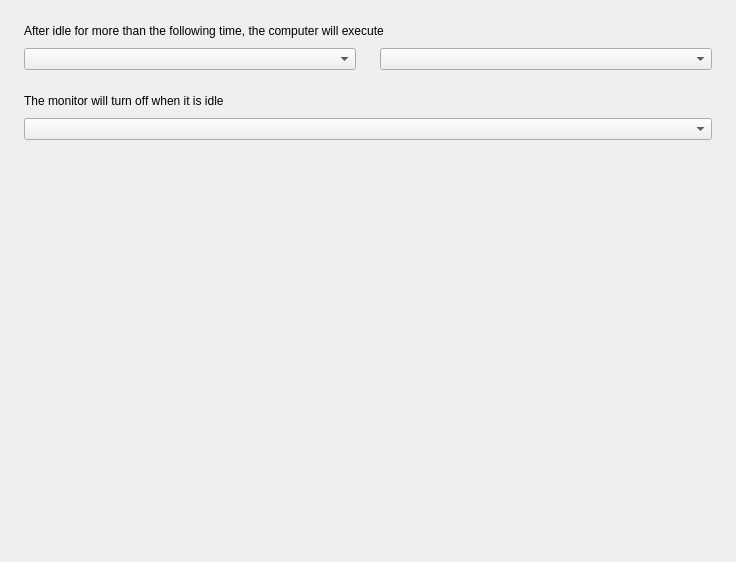
<?xml version="1.0" encoding="UTF-8"?>
<ui version="4.0">
 <class>PowerSettingsPage</class>
 <widget class="QWidget" name="PowerSettingsPage">
  <property name="geometry">
   <rect>
    <x>0</x>
    <y>0</y>
    <width>736</width>
    <height>562</height>
   </rect>
  </property>
  <property name="windowTitle">
   <string>PowerSettingsPage</string>
  </property>
  <layout class="QVBoxLayout" name="verticalLayout">
   <property name="spacing">
    <number>0</number>
   </property>
   <property name="leftMargin">
    <number>24</number>
   </property>
   <property name="topMargin">
    <number>0</number>
   </property>
   <property name="rightMargin">
    <number>24</number>
   </property>
   <property name="bottomMargin">
    <number>0</number>
   </property>
   <item>
    <layout class="QHBoxLayout" name="horizontalLayout">
     <property name="spacing">
      <number>0</number>
     </property>
     <property name="topMargin">
      <number>24</number>
     </property>
     <item>
      <widget class="QLabel" name="label">
       <property name="text">
        <string>After idle for more than the following time, the computer will execute</string>
       </property>
      </widget>
     </item>
    </layout>
   </item>
   <item>
    <layout class="QHBoxLayout" name="horizontalLayout_2">
     <property name="spacing">
      <number>24</number>
     </property>
     <property name="topMargin">
      <number>10</number>
     </property>
     <item>
      <widget class="QComboBox" name="combo_idleTime"/>
     </item>
     <item>
      <widget class="QComboBox" name="combo_idleAction"/>
     </item>
    </layout>
   </item>
   <item>
    <layout class="QHBoxLayout" name="horizontalLayout_3">
     <property name="spacing">
      <number>0</number>
     </property>
     <property name="topMargin">
      <number>24</number>
     </property>
     <item>
      <widget class="QLabel" name="label_2">
       <property name="text">
        <string>The monitor will turn off when it is idle</string>
       </property>
      </widget>
     </item>
    </layout>
   </item>
   <item>
    <layout class="QHBoxLayout" name="horizontalLayout_4">
     <property name="spacing">
      <number>0</number>
     </property>
     <property name="topMargin">
      <number>10</number>
     </property>
     <item>
      <widget class="QComboBox" name="combo_displayOffTime"/>
     </item>
    </layout>
   </item>
   <item>
    <spacer name="verticalSpacer">
     <property name="orientation">
      <enum>Qt::Vertical</enum>
     </property>
     <property name="sizeHint" stdset="0">
      <size>
       <width>20</width>
       <height>40</height>
      </size>
     </property>
    </spacer>
   </item>
  </layout>
 </widget>
 <resources/>
 <connections/>
</ui>
